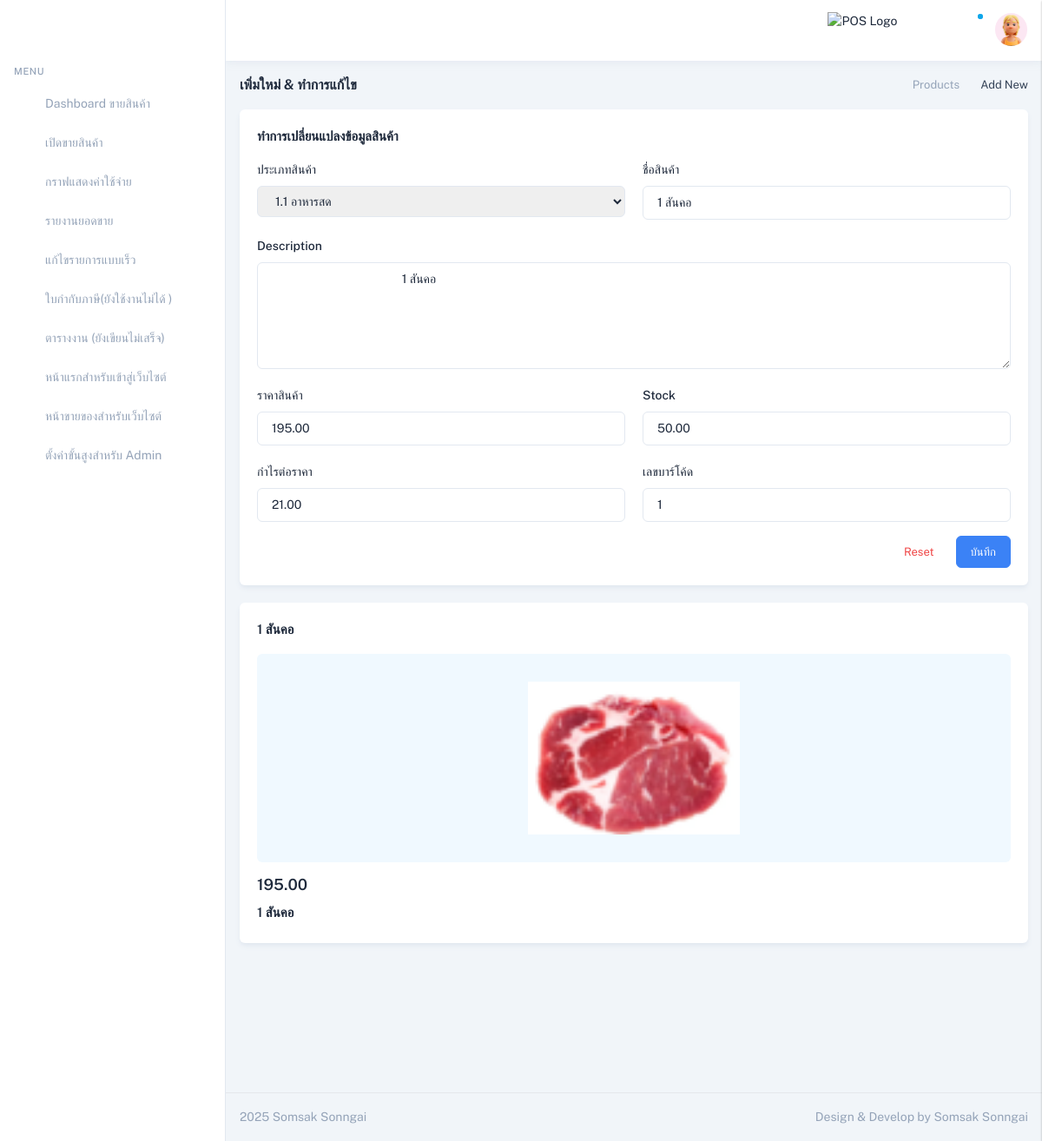
Before: /EditAdd/2/ (signed in) with the older database file.
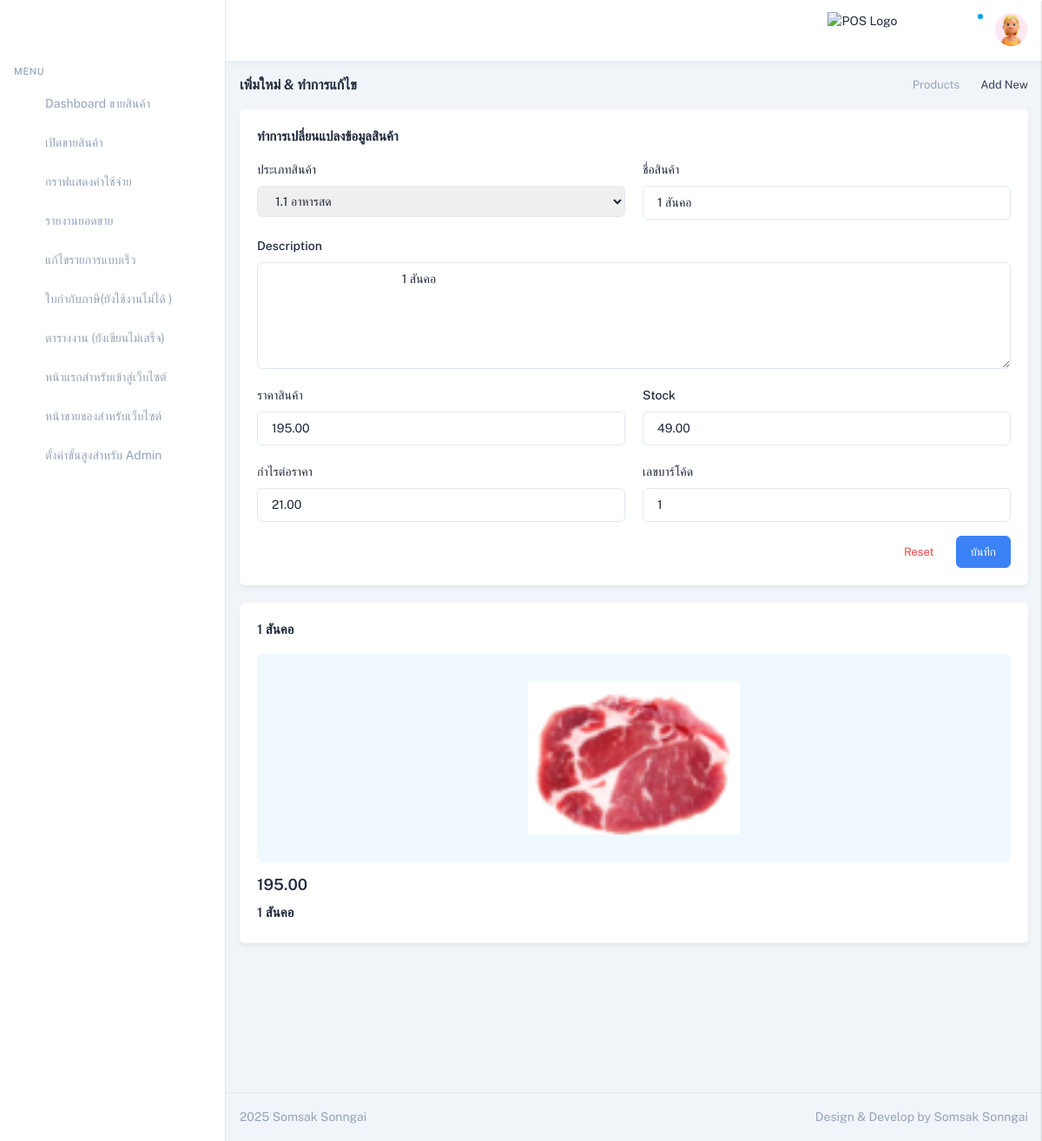
After: the same page with the newer database file.
### productapp/models.py (models this page shows, shortened)
class Product1(models.Model):
    category = models.ForeignKey('Category',on_delete=models.CASCADE,null=True,verbose_name="หมวดหมู่สินค้า")
    name = models.CharField("ชื่อสินค้า", max_length=100)
    description = models.TextField("รายละเอียดสินค้า", max_length=500)
    price = models.DecimalField("ราคาขาย", max_digits=10, decimal_places=2)
    stock = models.DecimalField("จำนวนในสต๊อก", max_digits=10, decimal_places=2)
    is_trending = models.BooleanField("สินค้าแนะนำ", default=False)
    image = models.ImageField("รูปสินค้า", upload_to="product")
    profitprice = models.DecimalField("ราคากำไร", max_digits=10, decimal_places=2)
    created_at = models.DateTimeField("วันที่เพิ่มสินค้า", auto_now_add=True)
    updated_at = models.DateTimeField("วันที่แก้ไขล่าสุด", auto_now=True)
    barcode = models.CharField("บาร์โค้ด", max_length=13, unique=True)
    class Meta:
        verbose_name = "Product"
        verbose_name_plural = "รายการสินค้า"

class Category(models.Model):
    name = models.CharField(max_length=100, unique=True)  # ชื่อหมวดหมู่
    class Meta:
        verbose_name = "Category"
        verbose_name_plural = "ประเภทรายการสินค้า"
        ordering = ['name']

### DashboardUser/views.py (the view, shortened to what this page needs)
# urls.py: path("EditAdd/<int:id>/",views.EditAdd, name="EditAdd"),#5
@login_required(login_url='/login_cover/') # สำหรับการามัครสมาชิก
@user_passes_test(is_special_admin,login_url='/eror404/') # ถ้าไม่ได้อนุญาติก็จะdirect ไปที่ urlนั้ อนุญาติเข้าสู่ระบบโดยกลุ่มนี้นอกเหนือจากกลุ่มนั้ก็ไม่สามารถเข้าไปได้
def EditAdd(request,id):
    product = get_object_or_404(Product1, pk=id)
    filter2 = Category.objects.all()
    filter1= Product1.objects.all()
    filter2=Category.objects.all()
    product=Product1.objects.get(pk=id)
    ProductStock = Product1.objects.filter(stock__lt=10)
    total_product_count = ProductStock.count()
    return render (request,"EditAdd.html",{"product":product,"filter1":filter1,"filter2":filter2,"ProductStock":ProductStock,"total_product_count":total_product_count})

### DashboardUser/views.py (called while the page is built)
def is_special_admin(user):
    return user.is_authenticated and user.groups.filter(name='SpecialAdmin').exists()

### DashboardUser/templates/EditAdd.html (shortened to what the changed rows need)
{% extends "LayoutDashbords.html"%}
{% load humanize %}
{% load static %}
{% block content%}
<div class="relative min-h-screen group-data-[sidebar-size=sm]:min-h-sm">
    <div class="group-data-[sidebar-size=lg]:ltr:md:ml-vertical-menu group-data-[sidebar-size=lg]:rtl:md:mr-vertical-menu group-data-[sidebar-size=md]:ltr:ml-vertical-menu-md group-data-[sidebar-size=md]:rtl:mr-vertical-menu-md group-data-[sidebar-size=sm]:ltr:ml-vertical-menu-sm group-data-[sidebar-size=sm]:rtl:mr-vertical-menu-sm pt-[calc(theme('spacing.header')_*_1)] pb-[calc(theme('spacing.header')_*_0.8)] px-4 group-data-[navbar=bordered]:pt-[calc(theme('spacing.header')_*_1.3)] group-data-[navbar=hidden]:pt-0 group-data-[layout=horizontal]:mx-auto group-data-[layout=horizontal]:max-w-screen-2xl group-data-[layout=horizontal]:px-0 group-data-[layout=horizontal]:group-data-[sidebar-size=lg]:ltr:md:ml-auto group-data-[layout=horizontal]:group-data-[sidebar-size=lg]:rtl:md:mr-auto group-data-[layout=horizontal]:md:pt-[calc(theme('spacing.header')_*_1.6)] group-data-[layout=horizontal]:px-3 group-data-[layout=horizontal]:group-data-[navbar=hidden]:pt-[calc(theme('spacing.header')_*_0.9)]">
        <div class="container-fluid group-data-[content=boxed]:max-w-boxed mx-auto">
            <div class="grid grid-cols-1 xl:grid-cols-12 gap-x-5">
                <div class="xl:col-span-9">
                    <div class="card">
                        <div class="card-body">
                            <form method="POST" action="{% url 'EditAdd' product.id %}">
                                <div class="grid grid-cols-1 gap-5 lg:grid-cols-2 xl:grid-cols-12">
                                    <div class="xl:col-span-4">
                                        <label for="taxApplicable" class="inline-block mb-2 text-base font-medium">ประเภทสินค้า</label>
                                        <select name="taxApplicable" id="taxApplicable" required
                                        class="form-input border-slate-200 dark:border-zink-500 focus:outline-none focus:border-custom-500 disabled:bg-slate-100 dark:disabled:bg-zink-600 disabled:border-slate-300 dark:disabled:border-zink-500 dark:disabled:text-zink-200 disabled:text-slate-500 dark:text-zink-100 dark:bg-zink-700 dark:focus:border-custom-800 placeholder:text-slate-400 dark:placeholder:text-zink-200">
                                            {% for category in filter2 %}
                                                <option value="{{ category.id }}" {% if category.id == product.category.id %}selected{% endif %}>
                                                    {{ category.name }}
                                                </option>
                                            {% endfor %}
                                        </select>
                                    </div>
                                    <div class="xl:col-span-4">
                                        <label for="product_name" class="inline-block mb-2 text-base font-medium">ชื่อสินค้า</label>
                                        <input type="text" id="product_name" name="product_name" value="{{ product.name }}" required
                                        class="form-input border-slate-200 dark:border-zink-500 focus:outline-none focus:border-custom-500 disabled:bg-slate-100 dark:disabled:bg-zink-600 disabled:border-slate-300 dark:disabled:border-zink-500 dark:disabled:text-zink-200 disabled:text-slate-500 dark:text-zink-100 dark:bg-zink-700 dark:focus:border-custom-800 placeholder:text-slate-400 dark:placeholder:text-zink-200"
                                            placeholder="กรอกชื่อสินค้า">
                                    </div>
                                    <div class="lg:col-span-2 xl:col-span-12">
                                        <label for="productDescription" class="inline-block mb-2 text-base font-medium">Description</label>
                                        <textarea id="productDescription" name="productDescription" rows="5" required
                                        class="form-input border-slate-200 dark:border-zink-500 focus:outline-none focus:border-custom-500 disabled:bg-slate-100 dark:disabled:bg-zink-600 disabled:border-slate-300 dark:disabled:border-zink-500 dark:disabled:text-zink-200 disabled:text-slate-500 dark:text-zink-100 dark:bg-zink-700 dark:focus:border-custom-800 placeholder:text-slate-400 dark:placeholder:text-zink-200">
                                            {{ product.description }}
                                        </textarea>
                                    </div>
                                    <div class="xl:col-span-4">
                                        <label for="product_price" class="inline-block mb-2 text-base font-medium">ราคาสินค้า</label>
                                        <input type="number" id="product_price" name="product_price" step="0.01" required
                                            value="{{ product.price }}" class="form-input border-slate-200 dark:border-zink-500 focus:outline-none focus:border-custom-500 disabled:bg-slate-100 dark:disabled:bg-zink-600 disabled:border-slate-300 dark:disabled:border-zink-500 dark:disabled:text-zink-200 disabled:text-slate-500 dark:text-zink-100 dark:bg-zink-700 dark:focus:border-custom-800 placeholder:text-slate-400 dark:placeholder:text-zink-200">
                                    </div>
                                    <div class="xl:col-span-4">
                                        <label for="stock" class="inline-block mb-2 text-base font-medium">Stock</label>
                                        <input type="number" step="any" id="stock" name="stock" required value="{{ product.stock }}"
                                        class="form-input border-slate-200 dark:border-zink-500 focus:outline-none focus:border-custom-500 disabled:bg-slate-100 dark:disabled:bg-zink-600 disabled:border-slate-300 dark:disabled:border-zink-500 dark:disabled:text-zink-200 disabled:text-slate-500 dark:text-zink-100 dark:bg-zink-700 dark:focus:border-custom-800 placeholder:text-slate-400 dark:placeholder:text-zink-200">
                                    </div>
                                    <div class="xl:col-span-4">
                                        <label for="profitprice" class="inline-block mb-2 text-base font-medium">กำไรต่อราคา</label>
                                        <input type="number" id="profitprice" name="profitprice" step="0.01" required value="{{ product.profitprice }}"
                                        class="form-input border-slate-200 dark:border-zink-500 focus:outline-none focus:border-custom-500 disabled:bg-slate-100 dark:disabled:bg-zink-600 disabled:border-slate-300 dark:disabled:border-zink-500 dark:disabled:text-zink-200 disabled:text-slate-500 dark:text-zink-100 dark:bg-zink-700 dark:focus:border-custom-800 placeholder:text-slate-400 dark:placeholder:text-zink-200">
                                    </div>
                                    <div class="xl:col-span-4">
                                        <label for="barcode" class="inline-block mb-2 text-base font-medium">เลขบาร์โค้ด</label>
                                        <input type="text" id="barcode" name="barcode" required value="{{ product.barcode }}"
                                        class="form-input border-slate-200 dark:border-zink-500 focus:outline-none focus:border-custom-500 disabled:bg-slate-100 dark:disabled:bg-zink-600 disabled:border-slate-300 dark:disabled:border-zink-500 dark:disabled:text-zink-200 disabled:text-slate-500 dark:text-zink-100 dark:bg-zink-700 dark:focus:border-custom-800 placeholder:text-slate-400 dark:placeholder:text-zink-200">
                                    </div>
                                </div>
                            </form>
                        </div>
                    </div>
                </div>
                <div class="xl:col-span-3">
                    <div class="card sticky top-[calc(theme('spacing.header')_*_1.3)]">
                        <div class="card-body">
                            <h6 class="mb-4 text-15">{{ product.name }}</h6>
                            <div class="px-5 py-8 rounded-md bg-sky-50 dark:bg-zink-600">
                                <img src="{{ product.image.url }}" alt="" class="block mx-auto h-44">
                            </div>
                            <div class="mt-3">
                                <h5 class="mb-2">{{product.price}} <small class="font-normal line-through"></small></h5>
                                <h6 class="mb-1 text-15">{{ product.name }}</h6>
                            </div>
                        </div>
                    </div>
                </div>
            </div>
        </div>
    </div>
</div>
{% endblock%}

Changed rows visible on the page:
changed Product1 "1 สันคอ": stock "50.00" → "49.00"
